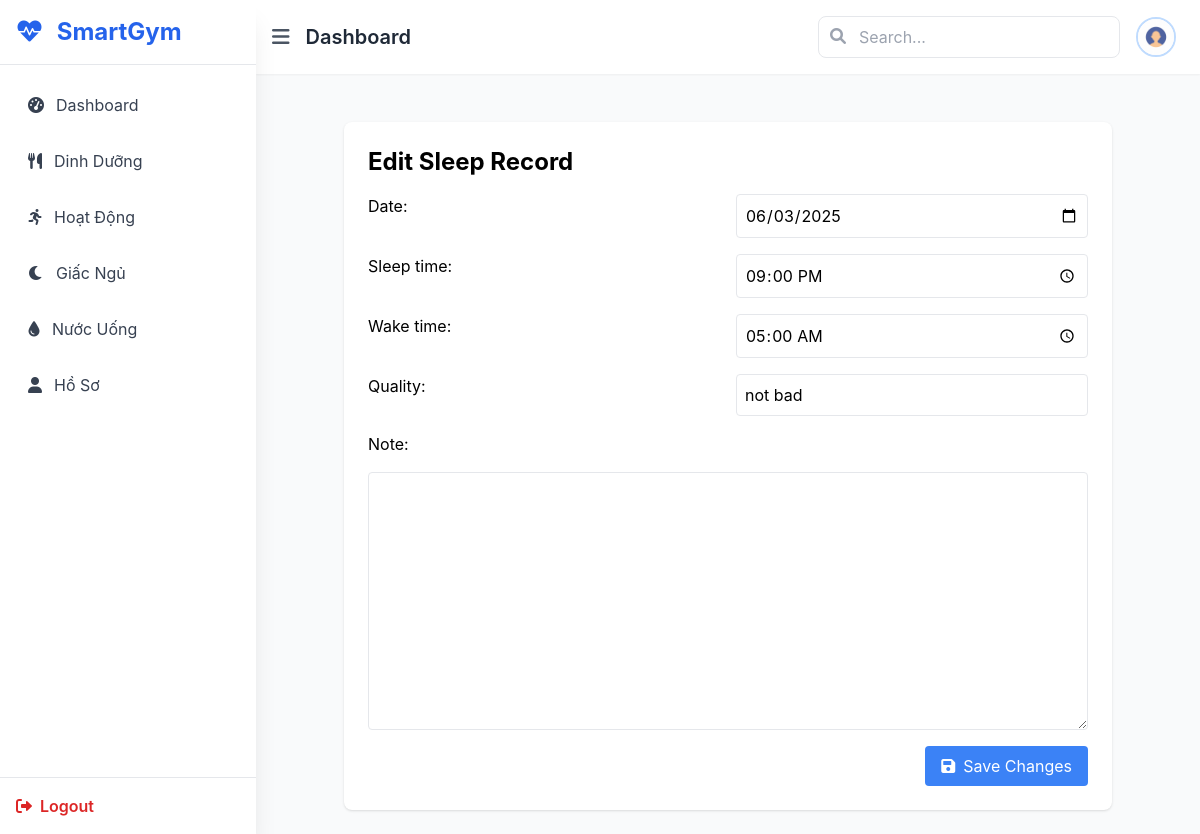
/sleep/edit/27/ (signed in), run on the app's committed database.
### sleep/models.py (models this page shows, shortened)
class SleepRecord(models.Model):
    user = models.ForeignKey(settings.AUTH_USER_MODEL, on_delete=models.CASCADE)
    date = models.DateField()  # Người dùng chọn ngày ngủ
    sleep_time = models.TimeField()
    wake_time = models.TimeField()
    duration_hours = models.FloatField()
    quality = models.CharField(max_length=20)
    note = models.TextField(blank=True)

### main/views.py (the view)
# urls.py: path('sleep/edit/<int:pk>/', views.edit_sleep, name='edit_sleep'),
@login_required
def edit_sleep(request, pk):
    record = get_object_or_404(SleepRecord, id=pk, user=request.user)
    form = SleepRecordForm(request.POST or None, instance=record)
    if request.method == 'POST' and form.is_valid():
        form.save()
        return redirect('sleep')
    return render(request, 'main/edit_sleep.html', {'form': form, 'entry': record})

### sleep/forms.py
class SleepRecordForm(forms.ModelForm):
    class Meta:
        model = SleepRecord
        fields = ['date', 'sleep_time', 'wake_time', 'quality', 'note']
        widgets = {
            'date': forms.DateInput(attrs={'type': 'date'}),
            'sleep_time': forms.TimeInput(attrs={'type': 'time'}),
            'wake_time': forms.TimeInput(attrs={'type': 'time'}),
        }

### main/templatetags/form_filters.py (called while the page is built)
@register.filter(name='add_class')
def add_class(field, css_class):
    try:
        return field.as_widget(attrs={"class": css_class})
    except AttributeError:
        return field  # fallback nếu field không có .as_widget

### main/templates/main/edit_sleep.html (shortened to what this page needs)
{% extends 'main/base.html' %}
{% load form_filters %}
{% block content %}
<div class="bg-white p-6 rounded-lg shadow max-w-3xl mx-auto mt-6">
    <h2 class="text-2xl font-bold mb-4">Edit Sleep Record</h2>
    <form method="POST" class="grid grid-cols-1 md:grid-cols-2 gap-4">
        {{ form.date.label_tag }}
        {{ form.date|add_class:"w-full p-2 border rounded" }}
        {{ form.sleep_time.label_tag }}
        {{ form.sleep_time|add_class:"w-full p-2 border rounded" }}
        {{ form.wake_time.label_tag }}
        {{ form.wake_time|add_class:"w-full p-2 border rounded" }}
        {{ form.quality.label_tag }}
        {{ form.quality|add_class:"w-full p-2 border rounded" }}
        {{ form.note.label_tag }}
        {{ form.note|add_class:"w-full p-2 border rounded md:col-span-2" }}
        <div class="md:col-span-2 flex justify-end">
            <button type="submit" class="bg-blue-500 text-white px-4 py-2 rounded hover:bg-blue-600">
                <i class="fas fa-save mr-2"></i>Save Changes
            </button>
        </div>
    </form>
</div>
{% endblock %}

### main/static/css/styles.css (style rules this page uses)
body { font-family: "Inter", sans-serif; }

### data on the page
SleepRecord: date "06/03/2025", sleep_time "21:00:00", wake_time "05:00:00", quality "not bad"
